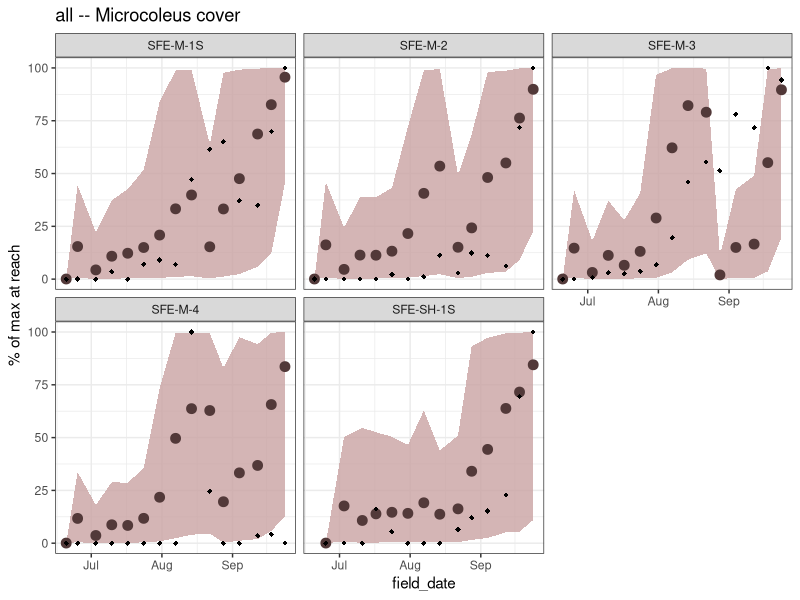
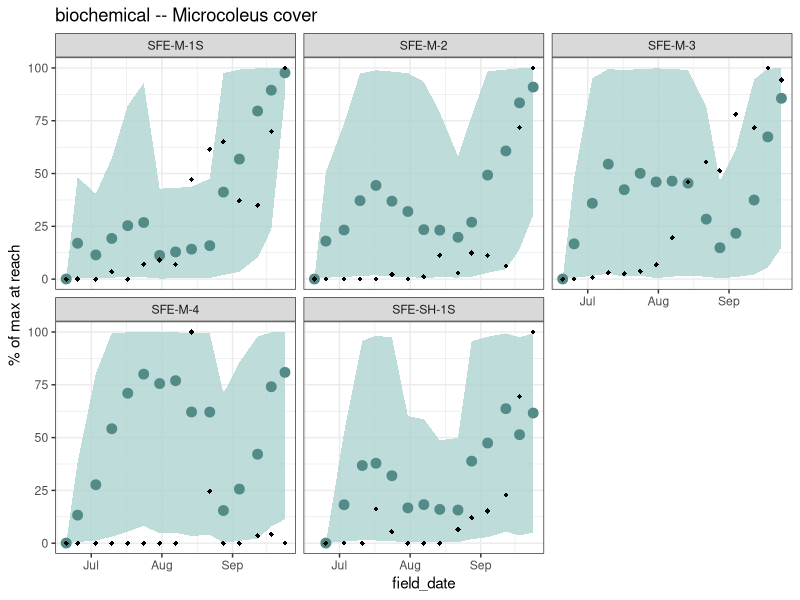
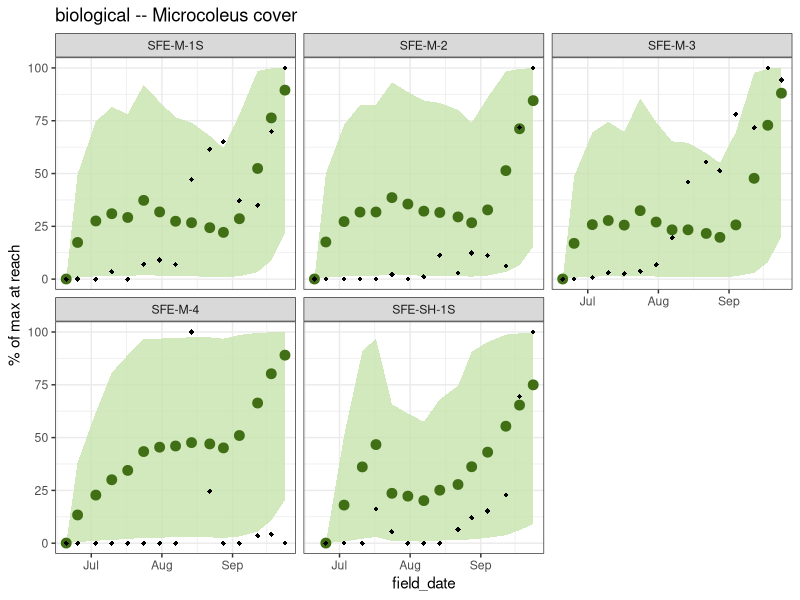
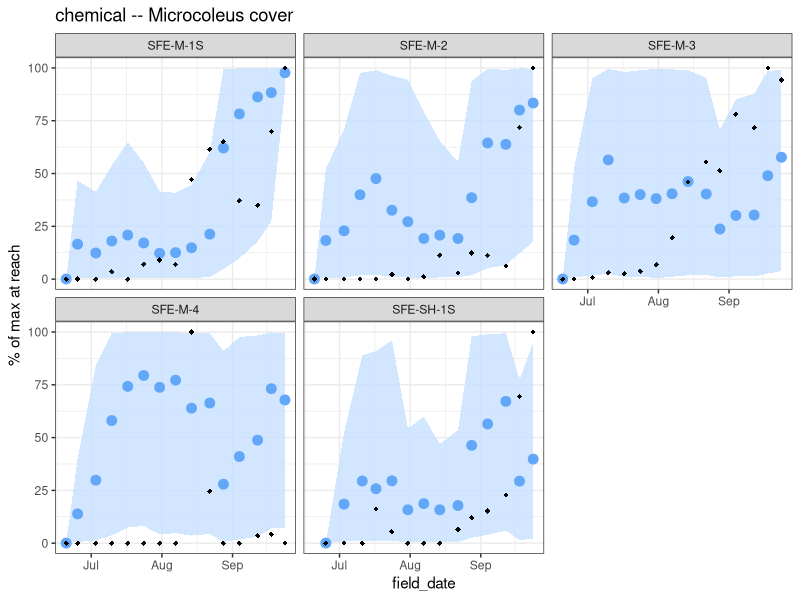
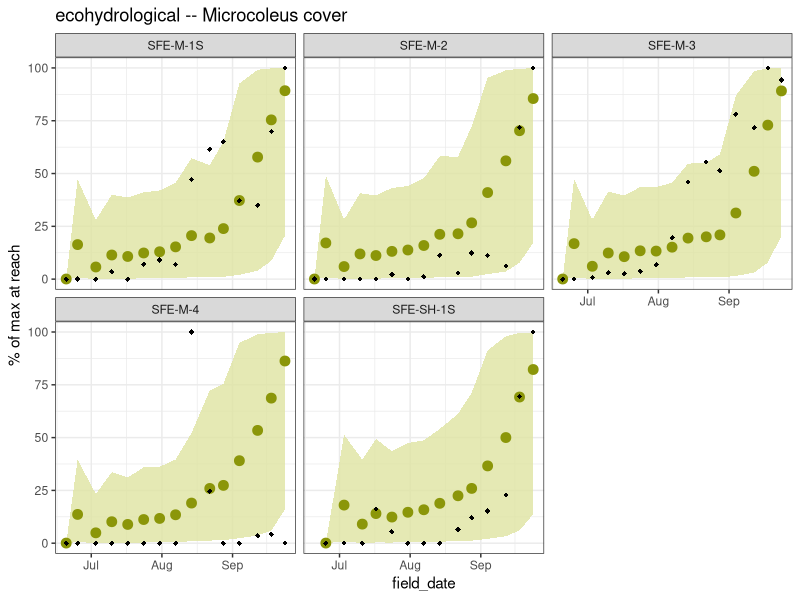
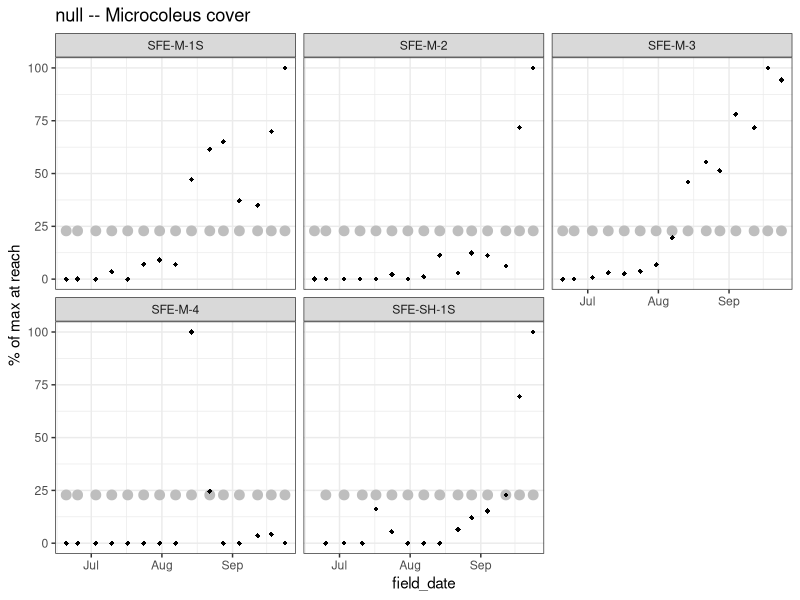
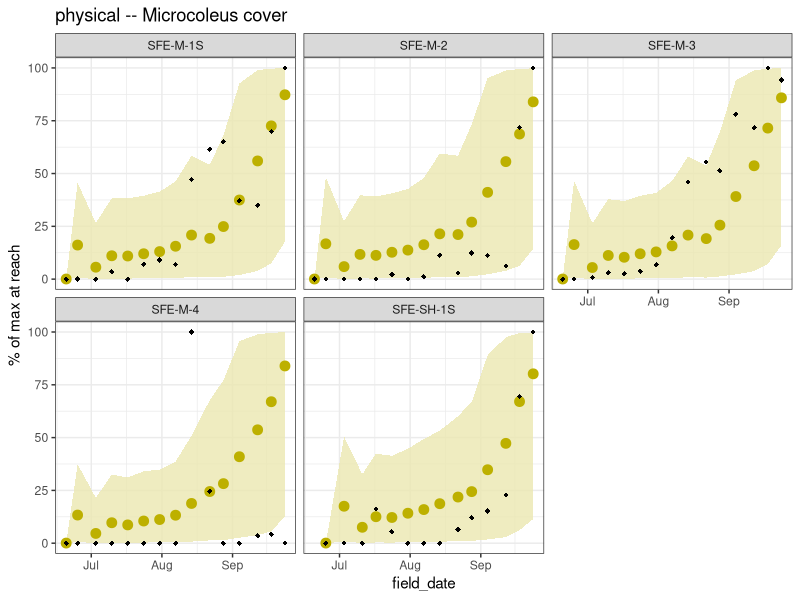
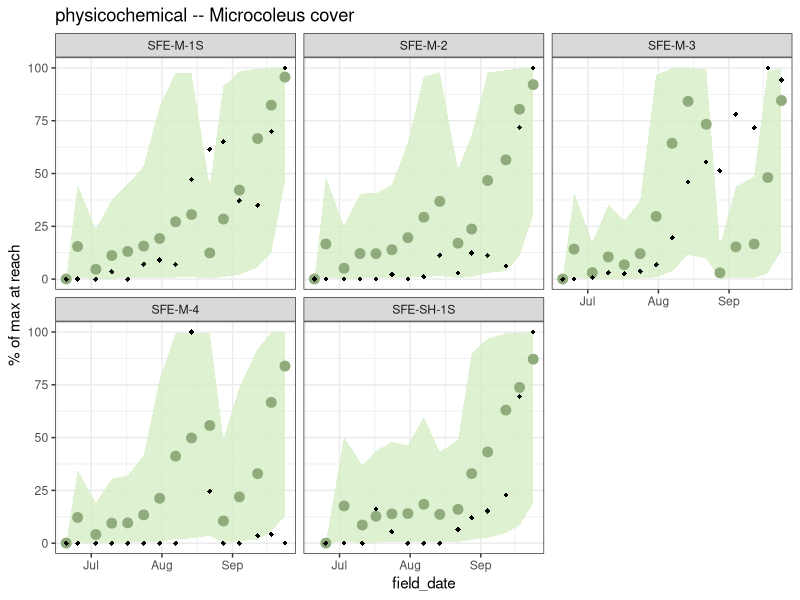

Reproduce these figures in R, in order. (Note: this script raises an error after producing the figures.)
## predictions figure

library("tidyverse")

preds_M <- read.csv("./data/predictive_models/predictions_M_cover.csv") %>% 
  mutate(field_date = ymd(field_date))
preds_AC <- read.csv("./data/predictive_models/predictions_AC_cover.csv")
atx_M <- read.csv("./data/predictive_models/predictions_M_atx.csv")
atx_AC <- read.csv("./data/predictive_models/predictions_AC_cover.csv")
observed <- read.csv("./data/predictive_models/inputs.csv") %>% 
  mutate(field_date = ymd(field_date))

# plot colors
palette <- c("#523939", "#528b87", "#416f16", "#62a7f8", "#8b9609", "gray", "#bdb000", "#90ac7c")
ribbon_palette <- c("#c9a3a3", "#aed4d1", "#c7e3ac", "#c7e1ff", "#dee3a1", "gray", "#ebe7b0", "#d6edc5")

# microcoleus cover predictions
preds_M_list <- split(preds_M, preds_M$model) # split into list

for(i in 1:length(preds_M_list)) {
  plot <- ggplot(data = preds_M_list[[i]], aes(x = field_date)) +
    geom_ribbon(aes(ymin = ci_lower, ymax = ci_upper, group = 1), fill = ribbon_palette[i], alpha = 0.8) +
    geom_point(aes(y = mean), size = 3, color = palette[i]) +
    geom_point(data = observed, aes(y = resp_M_cover_norm), color = "black",
               shape = 18) +
    labs(title = paste(preds_M_list[[i]]$model[1], "-- Microcoleus cover"), y = "% of max at reach") +
    facet_wrap(~site_reach) +
    theme_bw()
  print(plot)
}

# anabaena/cylindrospermum cover predictions

preds_AC_list <- split(preds_AC, preds_AC$model) # split into list

for(i in 1:length(preds_AC_list)) {
  plot <- ggplot(data = preds_AC_list[[i]], aes(x = field_date)) +
    geom_ribbon(aes(ymin = ci_lower, ymax = ci_upper, group = 1), fill = ribbon_palette[i], alpha = 0.8) +
    geom_point(aes(y = mean), size = 3, color = palette[i]) +
    geom_point(data = observed, aes(y = resp_AC_cover_norm), color = "black") +
    labs(title = paste(preds_AC_list[[i]]$model[1], "-- Anabaena Cover"), y = "% of max at reach") +
    facet_wrap(~site_reach) +
    theme_bw()
  print(plot)
}

# microcoleus anatoxins predictions

preds_M_atx_list <- split(atx_M, atx_M$model) # split into list

for(i in 1:length(preds_M_atx_list)) {
  plot <- ggplot(data = preds_M_atx_list[[i]], aes(x = field_date)) +
    geom_ribbon(aes(ymin = ci_lower, ymax = ci_upper, group = 1), fill = ribbon_palette[i], alpha = 0.8) +
    geom_point(aes(y = mean), size = 3, color = palette[i]) +
    geom_point(data = observed, aes(y = resp_M_atx_norm), color = "black") +
    labs(title = paste(preds_M_atx_list[[i]]$model[1], "-- Microcoleus ATX"), y = "% of max at reach") +
    facet_wrap(~site_reach) +
    theme_bw()
  print(plot)
}

# anabaena anatoxins predictions
preds_AC_atx_list <- split(atx_AC, atx_AC$model) # split into list

for(i in 1:length(preds_AC_atx_list)) {
  plot <- ggplot(data = preds_AC_atx_list[[i]], aes(x = field_date)) +
    geom_ribbon(aes(ymin = ci_lower, ymax = ci_upper, group = 1), fill = ribbon_palette[i], alpha = 0.8) +
    geom_point(aes(y = mean), size = 3, color = palette[i]) +
    geom_point(data = observed, aes(y = resp_AC_atx_norm), color = "black") +
    labs(title = paste(preds_AC_atx_list[[i]]$model[1], "-- Anabaena ATX"), y = "% of max at reach") +
    facet_wrap(~site_reach) +
    theme_bw()
  print(plot)
}
